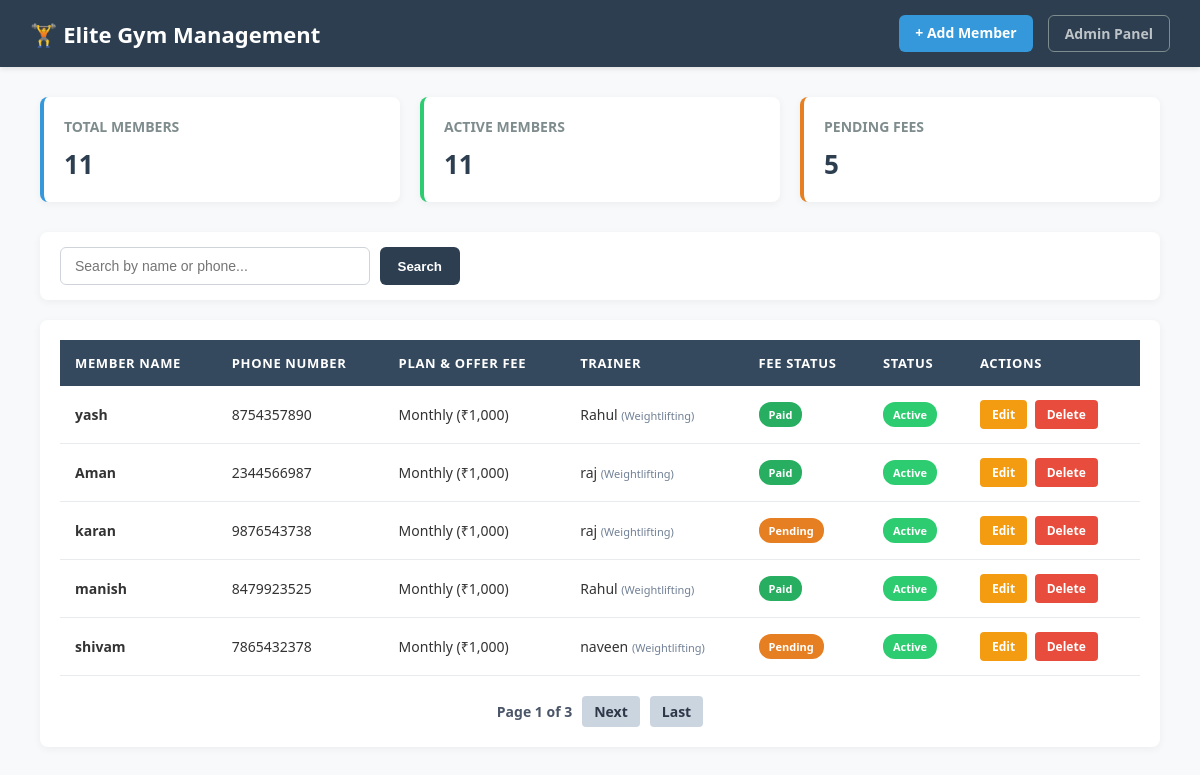
Page /members/members/ on the committed database.
### members/models.py (models this page shows, shortened)
class Member(models.Model):
    PLAN_CHOICES = [
        ('Monthly', 'Monthly (₹1,000)'),
        ('Quarterly', 'Quarterly (₹2,700)'),
        ('Yearly', 'Yearly (₹10,000)'),
    ]
    FEE_CHOICES = [
        ('Paid', 'Paid'),
        ('Pending', 'Pending'),
    ]
    name = models.CharField(max_length=100)
    phone = models.CharField(
        max_length=10,
        validators=[phone_validator]
    )
    email = models.EmailField(blank=True, null=True)
    joined_date = models.DateField(auto_now_add=True)
    is_active = models.BooleanField(default=True)
    plan = models.CharField(
        max_length=20,
        choices=PLAN_CHOICES,
        default='Monthly'
    )
    fee_status = models.CharField(
        max_length=10,
        choices=FEE_CHOICES,
        default='Pending'
    )
    trainer = models.ForeignKey(
        Trainer,
        on_delete=models.SET_NULL,
        null=True,
        blank=True,
        related_name='members'
    )
    applied_offer = models.ForeignKey(
        Offer,
        on_delete=models.SET_NULL,
        null=True,
        blank=True,
        related_name='members'
    )
    class Meta:
        ordering = ['-id']

class Trainer(models.Model):
    name = models.CharField(max_length=100)
    specialty = models.CharField(max_length=100)
    phone = models.CharField(
        max_length=10,
        validators=[phone_validator]
    )
    email = models.EmailField(blank=True, null=True)

### members/views.py (the view)
# urls.py: path('members/', views.member_list, name='member_list'),
def member_list(request):
    query = request.GET.get('q', '')
    if query:
        members_list = Member.objects.filter(Q(name__icontains=query) | Q(phone__icontains=query))
    else:
        members_list = Member.objects.all()
    paginator = Paginator(members_list, 5)
    page_number = request.GET.get('page')
    members = paginator.get_page(page_number)
    total_members = Member.objects.count()
    active_members = Member.objects.filter(is_active=True).count()
    pending_fees = Member.objects.filter(fee_status='Pending').count()
    context = {
        'members': members,
        'total_members': total_members,
        'active_members': active_members,
        'pending_fees': pending_fees,
        'query': query,
    }
    return render(request, 'members/member_list.html', context)

### members/templates/members/member_list.html (shortened to what this page needs)
<!DOCTYPE html>
<html lang="en">
<head>
</head>
<body>
    <nav class="navbar">
        <a href="{% url 'member_list' %}" class="navbar-brand">🏋️ Elite Gym Management</a>
        <div class="navbar-actions">
            <a href="{% url 'add_member' %}" class="btn btn-add">+ Add Member</a>
            <a href="/admin/" class="btn btn-admin">Admin Panel</a>
        </div>
    </nav>
    <div class="content-container">
        <div class="stats-grid">
            <div class="stat-card" style="border-left-color: #3498db;">
                <h4>Total Members</h4>
                <p class="stat-value">{{ total_members }}</p>
            </div>
            <div class="stat-card" style="border-left-color: #2ecc71;">
                <h4>Active Members</h4>
                <p class="stat-value">{{ active_members }}</p>
            </div>
            <div class="stat-card" style="border-left-color: #e67e22;">
                <h4>Pending Fees</h4>
                <p class="stat-value">{{ pending_fees }}</p>
            </div>
        </div>
        <div class="toolbar">
            <form method="GET" class="search-form">
                <input type="text" name="q" class="search-input" placeholder="Search by name or phone..." value="{{ query }}">
                <button type="submit" class="btn-search">Search</button>
            </form>
        </div>
        <div class="data-table-container">
            <table>
                <thead>
                    <tr>
                        <th>Member Name</th>
                        <th>Phone Number</th>
                        <th>Plan & Offer Fee</th>
                        <th>Trainer</th>
                        <th>Fee Status</th>
                        <th>Status</th>
                        <th>Actions</th>
                    </tr>
                </thead>
                <tbody>
                    {% for member in members %}
                    <tr>
                        <td><b>{{ member.name }}</b></td>
                        <td>{{ member.phone }}</td>
                        <td>
                            {{ member.get_plan_display }}
                        </td>
                        <td>
                            {% if member.trainer %}
                                {{ member.trainer.name }} <span style="font-size: 11px; color: #718096;">({{ member.trainer.specialty }})</span>
                            {% else %}
                                <span style="color: #a0aec0;">No Trainer</span>
                            {% endif %}
                        </td>
                        <td>
                            {% if member.fee_status == 'Paid' %}
                                <span class="badge fee-paid">Paid</span>
                            {% else %}
                                <span class="badge fee-pending">Pending</span>
                            {% endif %}
                        </td>
                        <td>
                            {% if member.is_active %}
                                <span class="badge status-active">Active</span>
                            {% else %}
                                <span class="badge status-inactive">Inactive</span>
                            {% endif %}
                        </td>
                        <td>
                            <a href="{% url 'edit_member' member.id %}" class="action-link btn-edit">Edit</a>
                            <a href="{% url 'delete_member' member.id %}" class="action-link btn-delete">Delete</a>
                        </td>
                    </tr>
                    {% empty %}
                    <tr>
                        <td colspan="7" style="text-align: center; color: #7f8c8d; padding: 40px;">
                            Koi member nahi mila!
                        </td>
                    </tr>
                    {% endfor %}
                </tbody>
            </table>
            <div style="margin-top: 20px; display: flex; justify-content: center; align-items: center; gap: 10px;">
                <span style="font-size: 14px; font-weight: bold; color: #4a5568;">
                    Page {{ members.number }} of {{ members.paginator.num_pages }}
                </span>
                {% if members.has_next %}
                    <a href="?page={{ members.next_page_number }}{% if query %}&q={{ query }}{% endif %}" class="btn" style="background-color: #cbd5e0; color: #2d3748; text-decoration: none; padding: 6px 12px; border-radius: 4px;">Next</a>
                    <a href="?page={{ members.paginator.num_pages }}{% if query %}&q={{ query }}{% endif %}" class="btn" style="background-color: #cbd5e0; color: #2d3748; text-decoration: none; padding: 6px 12px; border-radius: 4px;">Last</a>
                {% endif %}
            </div>
        </div>
    </div>
</body>
</html>

### members/templates/members/member_list.html (style rules this page uses)
:root { --primary-color: #2c3e50; --secondary-color: #34495e; --accent-color: #3498db; --background-color: #f8f9fa; --table-border-color: #e9ecef; --status-active-bg: #2ecc71; --status-inactive-bg: #e74c3c; --fee-paid-bg: #27ae60; --fee-pending-bg: #e67e22; }
body { font-family: 'Segoe UI', Tahoma, Geneva, Verdana, sans-serif; background-color: var(--background-color); margin: 0; padding: 0; }
.navbar { background-color: var(--primary-color); color: #fff; padding: 15px 30px; display: flex; justify-content: space-between; align-items: center; box-shadow: 0 2px 5px rgba(0,0,0,0.1); }
.navbar-brand { font-size: 22px; font-weight: bold; color: #fff; text-decoration: none; }
.navbar-actions { display: flex; gap: 15px; }
.btn { padding: 8px 16px; border-radius: 6px; border: none; cursor: pointer; text-decoration: none; font-size: 14px; font-weight: 600; transition: all 0.2s ease; }
.btn-add { background-color: var(--accent-color); color: #fff; }
.btn-admin { background-color: transparent; border: 1px solid #7f8c8d; color: #bdc3c7; }
.content-container { padding: 30px 40px; }
.stats-grid { display: grid; grid-template-columns: repeat(auto-fit, minmax(220px, 1fr)); gap: 20px; margin-bottom: 30px; }
.stat-card { background: #fff; padding: 20px; border-radius: 8px; box-shadow: 0 2px 8px rgba(0,0,0,0.05); border-left: 4px solid var(--accent-color); }
.stat-card h4 { margin: 0 0 10px 0; color: #7f8c8d; font-size: 14px; text-transform: uppercase; }
.stat-card .stat-value { font-size: 26px; font-weight: bold; color: var(--primary-color); margin: 0; }
.toolbar { display: flex; justify-content: space-between; align-items: center; margin-bottom: 20px; background: #fff; padding: 15px 20px; border-radius: 8px; box-shadow: 0 2px 8px rgba(0,0,0,0.05); }
.search-form { display: flex; gap: 10px; width: 100%; max-width: 400px; }
.search-input { width: 100%; padding: 10px 14px; border: 1px solid #ced4da; border-radius: 6px; font-size: 14px; outline: none; }
.btn-search { background-color: var(--primary-color); color: white; padding: 10px 18px; border: none; border-radius: 6px; font-weight: 600; cursor: pointer; }
.data-table-container { background-color: #fff; padding: 20px; border-radius: 8px; box-shadow: 0 2px 8px rgba(0,0,0,0.05); overflow-x: auto; }
table { width: 100%; border-collapse: collapse; font-size: 14px; }
th { background-color: var(--secondary-color); color: #fff; text-align: left; padding: 14px 15px; text-transform: uppercase; font-size: 13px; letter-spacing: 0.05em; }
td { padding: 14px 15px; border-bottom: 1px solid var(--table-border-color); color: #333; }
.action-link { text-decoration: none; padding: 6px 12px; border-radius: 4px; font-size: 12px; font-weight: 600; margin-right: 4px; display: inline-block; }
.btn-edit { background-color: #f39c12; color: white; }
.btn-delete { background-color: #e74c3c; color: white; }
.badge { padding: 5px 10px; border-radius: 12px; font-size: 11px; font-weight: bold; display: inline-block; }
.status-active { background-color: var(--status-active-bg); color: white; }
.fee-paid { background-color: var(--fee-paid-bg); color: white; }
.fee-pending { background-color: var(--fee-pending-bg); color: white; }

### rows in the picture
Member: name "yash", phone "8754357890", plan "Monthly (₹1,000)", trainer.name "Rahul", trainer.specialty "Weightlifting", fee_status "Paid", is_active "Active"
Member: name "Aman", phone "2344566987", plan "Monthly (₹1,000)", trainer.name "raj", trainer.specialty "Weightlifting", fee_status "Paid", is_active "Active"
Member: name "karan", phone "9876543738", plan "Monthly (₹1,000)", trainer.name "raj", trainer.specialty "Weightlifting", fee_status "Pending", is_active "Active"
Member: name "manish", phone "8479923525", plan "Monthly (₹1,000)", trainer.name "Rahul", trainer.specialty "Weightlifting", fee_status "Paid", is_active "Active"
Member: name "shivam", phone "7865432378", plan "Monthly (₹1,000)", trainer.name "naveen", trainer.specialty "Weightlifting", fee_status "Pending", is_active "Active"

### other values in the picture
{{ total_members }} "11"
{{ active_members }} "11"
{{ pending_fees }} "5"
{{ members.number }} "1"
{{ members.paginator.num_pages }} "3"
